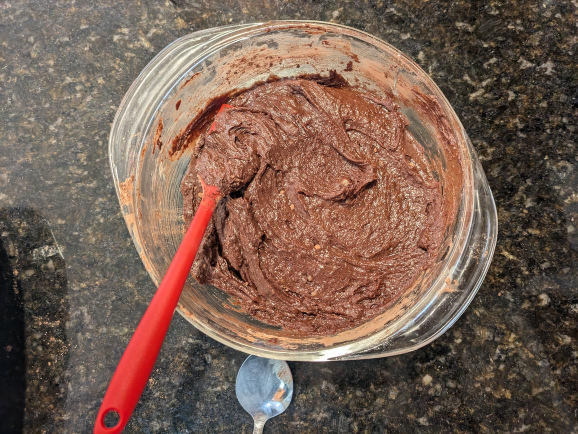
#> input picture python/testing/PXL_20241114_191118099.jpg, 1156 x 868 px (shown at 1/2 size); its folder holds only this picture in this run
$ python scale.py
#> lines starting #> are read from the running program, lines starting #| are printed output that depends on the picture
# https://chat.openai.com/share/2dedcf53-d4b9-4779-8981-26cd45b0581e

# HOW TO USE
# When downloading a photo, temporarily add it to the /python/testing folder, then run the script
# This will only scale the images in the testing folder
# Do not run twice, or the photo will be scaled down again
# Then, move from the folder to the desired location
# I could have had it where it renames all photos with a "_scaled" on the end (commented out below)
# But then I would have had to change the images in every single post file to reflect this
# Plus, then when going through the images to chamge, it would still have to loop through every single image file
# Just skipping over the ones already scaled
# Which would be slow
# This way it's more efficient, and only goes through the exact photos it needs to

import os
from PIL import Image

os.system('cls')

def scale_images_in_directory(directory):
    for root, dirs, files in os.walk(directory):
        for filename in files:
            if filename.endswith("_scaled.jpg") or filename.endswith("_scaled.JPG") or filename.endswith("_scaled.png") or filename.endswith("_scaled.jpeg"):
                continue
            elif filename.endswith(".jpg") or filename.endswith(".JPG") or filename.endswith(".png") or filename.endswith(".PNG") or filename.endswith(".jpeg"):
                filepath = os.path.join(root, filename)
                try:
                    img = Image.open(filepath)
#> img is the input picture: PIL image 1156x868 RGB; mean R, G, B 120.7, 96.2, 83.3

                    # Check for EXIF orientation and rotate if necessary
                    exif = img._getexif()
                    if exif:
                        orientation = exif.get(0x0112)
                        if orientation == 3:
                            img = img.rotate(180, expand=True)
                        elif orientation == 6:
                            img = img.rotate(270, expand=True)
                        elif orientation == 8:
                            img = img.rotate(90, expand=True)

                    # Resize the image
                    width, height = img.size
#> width = 1156; height = 868
                    new_width = int(width * 0.25)
#> new_width = 289
                    new_height = int(height * 0.25)
#> new_height = 217
                    resized_img = img.resize((new_width, new_height), Image.LANCZOS)
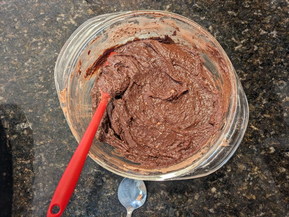
#> resized_img: PIL image 289x217 RGB; mean R, G, B 120.7, 96.2, 83.3
                    # filepath = filepath[0:-4] + "_scaled.jpg"
                    resized_img.save(filepath)
                    print(f"{filename} scaled successfully")
                except Exception as e:
                    print(f"Error scaling {filename}: {e}")

# Replace 'path_to_your_directory' with the path to the directory containing your JPG images
directory_path = r'C:\Users\mets1\Documents\website\python\testing'
# directory_path = r'C:\Users\mets1\Documents\GitHub\pscally1005.github.io\python\testing'
scale_images_in_directory(directory_path)

$ run again, on python/testing/PXL_20241130_175654113.PORTRAIT.ORIGINAL~2.jpg
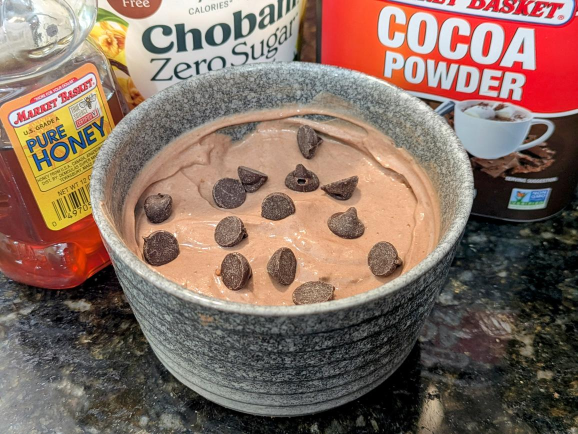
#> input picture python/testing/PXL_20241130_175654113.PORTRAIT.ORIGINAL~2.jpg, 1156 x 868 px (shown at 1/2 size)
#> in scale_images_in_directory, img is the input picture: PIL image 1156x868 RGB; mean R, G, B 133.8, 109.9, 98.1
#> in scale_images_in_directory, `resized_img = img.resize((new_width, new_height), Image.LANCZOS)`:
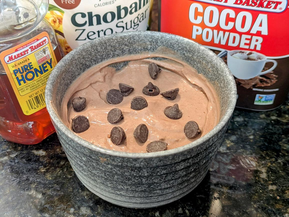
#> resized_img: PIL image 289x217 RGB; mean R, G, B 133.8, 109.9, 98.1

$ run again, on python/testing/PXL_20241130_194409153.jpg
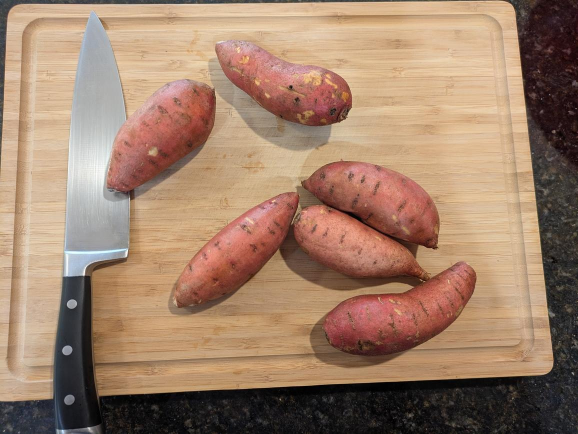
#> input picture python/testing/PXL_20241130_194409153.jpg, 1156 x 868 px (shown at 1/2 size)
#> in scale_images_in_directory, img is the input picture: PIL image 1156x868 RGB; mean R, G, B 159.5, 128.4, 106.2
#> in scale_images_in_directory, `resized_img = img.resize((new_width, new_height), Image.LANCZOS)`:
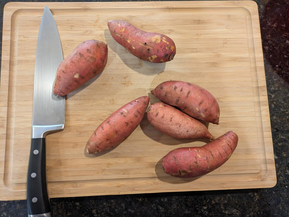
#> resized_img: PIL image 289x217 RGB; mean R, G, B 159.6, 128.4, 106.2

$ run again, on python/testing/PXL_20241130_195022317.jpg
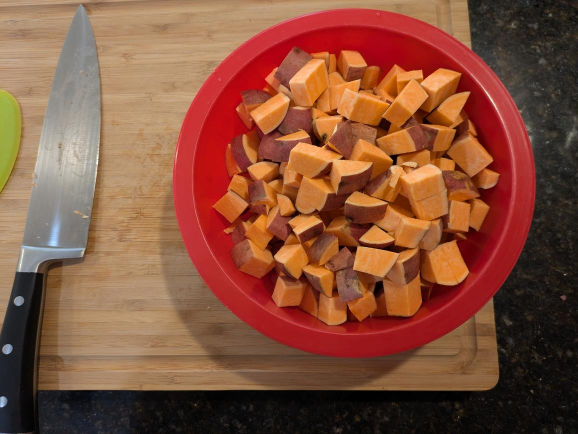
#> input picture python/testing/PXL_20241130_195022317.jpg, 1156 x 868 px (shown at 1/2 size)
#> in scale_images_in_directory, img is the input picture: PIL image 1156x868 RGB; mean R, G, B 133.9, 81.1, 58.8
#> in scale_images_in_directory, `resized_img = img.resize((new_width, new_height), Image.LANCZOS)`:
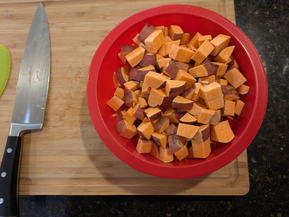
#> resized_img: PIL image 289x217 RGB; mean R, G, B 133.9, 81.1, 58.8

$ run again, on python/testing/PXL_20241114_191313992.jpg
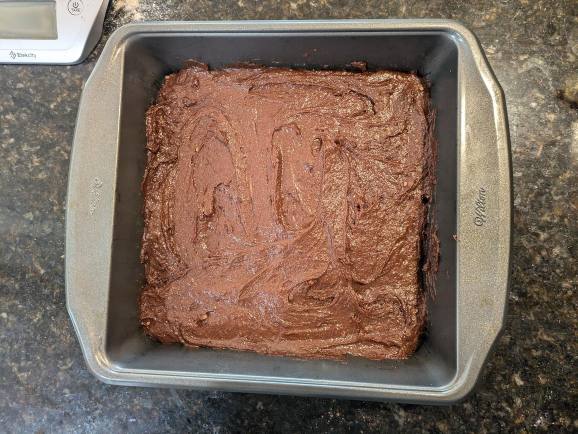
#> input picture python/testing/PXL_20241114_191313992.jpg, 1156 x 868 px (shown at 1/2 size)
#> in scale_images_in_directory, img is the input picture: PIL image 1156x868 RGB; mean R, G, B 126.2, 106.1, 92.9
#> in scale_images_in_directory, `resized_img = img.resize((new_width, new_height), Image.LANCZOS)`:
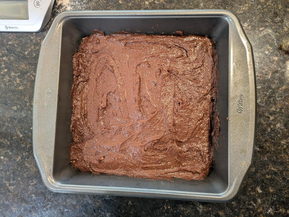
#> resized_img: PIL image 289x217 RGB; mean R, G, B 126.2, 106.1, 92.9
